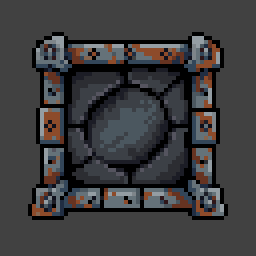
#> input picture tools/art/pieces/spell_menu/frame_raw.png, 64 x 64 px (shown 4 times larger)
$ python gen_spell_menu.py
#> lines starting #> are read from the running program, lines starting #| are printed output that depends on the picture
### tools/art/palette.py
"""The art palette: loads palette.json and checks that images stick to it.

    from palette import PAL
    PAL["stone_500"]        # -> (106, 98, 114)
    PAL.ramp("stone")       # -> list of RGB tuples, dark to light
    PAL.nearest((90, 90, 90))
    PAL.check(img, "wall.png")   # raises if any opaque pixel is off-palette
"""
import json
from pathlib import Path

HERE = Path(__file__).resolve().parent
PROJECT_ROOT = HERE.parent.parent
ART_DIR = PROJECT_ROOT / "art"  # res://art/


def hex_to_rgb(h):
    h = h.lstrip("#")
    return tuple(int(h[i:i + 2], 16) for i in (0, 2, 4))


class Palette:
    def __init__(self, data):
        self.name = data["name"]
        self.colors = {c["name"]: hex_to_rgb(c["hex"]) for c in data["colors"]}
        self.groups = {c["name"]: c["group"] for c in data["colors"]}
        self.names = list(self.colors)
        self.allowed = set(self.colors.values())
        self._ramps = data["ramps"]
        if len(self.allowed) != len(self.names):
            raise ValueError("palette.json has duplicate colours")

    @classmethod
    def load(cls, path=HERE / "palette.json"):
        return cls(json.loads(Path(path).read_text()))

    def __getitem__(self, name):
        return self.colors[name]

    def __len__(self):
        return len(self.names)

    def ramp(self, name):
        """Colours of a named ramp (stone, wood, rust, moss, bone, torch), dark to light."""
        return [self.colors[n] for n in self._ramps[name]]

    def name_of(self, rgb):
        for n, c in self.colors.items():
            if c == tuple(rgb[:3]):
                return n
        return None

    def nearest(self, rgb):
        """The palette colour closest to rgb (plain RGB distance)."""
        r, g, b = rgb[:3]
        return min(self.allowed, key=lambda c: (c[0] - r) ** 2 + (c[1] - g) ** 2 + (c[2] - b) ** 2)

    def snap(self, img):
        """Copy of an RGBA image with every opaque pixel moved to its nearest palette colour."""
        out = img.convert("RGBA")
        px = out.load()
        cache = {}
        for y in range(out.height):
            for x in range(out.width):
                r, g, b, a = px[x, y]
                if a:
                    c = cache.setdefault((r, g, b), self.nearest((r, g, b)))
                    px[x, y] = (*c, 255)
                else:
                    px[x, y] = (0, 0, 0, 0)
        return out

    def off_palette(self, img):
        """Set of RGB colours in the image's opaque pixels that are not in the palette."""
        rgba = img.convert("RGBA")
        px = rgba.load()
        bad = set()
        for y in range(rgba.height):
            for x in range(rgba.width):
                r, g, b, a = px[x, y]
                if a and (r, g, b) not in self.allowed:
                    bad.add((r, g, b))
        return bad

    def check(self, img, label="image"):
        bad = self.off_palette(img)
        if bad:
            shown = ", ".join("#%02x%02x%02x" % c for c in sorted(bad)[:6])
            raise ValueError(f"{label}: {len(bad)} colour(s) not in the palette, e.g. {shown}")


PAL = Palette.load()
#> (reads tools/art/palette.json from the repository)

### tools/art/artio.py
"""Saving art into the Godot project (res://art/...) and keeping imports crisp.

    save_png(img, "tiles/wall.png")        # -> <project>/art/tiles/wall.png
    save_png(img, "ui/frame.png", scale=2) # enlarged 2x first (each pixel becomes a 2x2 block)
    save_frames(images, order, animations, "slime")   # frames + sheet + JSON
"""
import json
import os
import re
from pathlib import Path

from PIL import Image

from palette import ART_DIR, PAL

# Godot import settings every pixel-art PNG should have: no mipmaps, no 3D auto-detect,
# lossless. (The editor creates a .import file with defaults the first time it sees a PNG.)
CRISP = {"mipmaps/generate": "false", "detect_3d/compress_to": "0", "compress/mode": "0"}


# Art that tools/art/import_pixellab.py has replaced (hand-made or PixelLab, not procedural) is
# listed in tools/art/imported.json. The generators must not overwrite it, so save_png skips those
# files (and says so). Set ART_OVERWRITE_IMPORTED=1, or pass `build_all.py --overwrite-imported`,
# to regenerate them anyway; `import_pixellab.py --restore` brings the procedural version back.
IMPORTED_MANIFEST = Path(__file__).resolve().parent / "imported.json"


def imported_paths():
    """Set of art-relative paths (forward slashes) that were imported, per imported.json."""
    try:
        return set(json.loads(IMPORTED_MANIFEST.read_text()).get("files", {}))
    except (OSError, ValueError):
        return set()


def is_protected(rel_path, root=None):
    """True if this file is imported art the generators must leave alone. Only ever true for the
    real art folder (a `root` override, used by tests, is never protected)."""
    if root is not None or os.environ.get("ART_OVERWRITE_IMPORTED"):
        return False
    return str(rel_path).replace("\\", "/") in imported_paths()


# [7 lines left out: function world_scale, not called in this run]


def save_png(img, rel_path, check=True, root=None, scale=1):
    """Save an image under res://art/<rel_path>, creating folders as needed. Raises if
    any opaque pixel is off-palette (pass check=False only for deliberate exceptions).
    `root` overrides the art folder (used by tests). `scale` enlarges the image by that
    whole number first, nearest-neighbour, so the art is drawn once on a small logical grid
    and every logical pixel becomes a scale x scale block (UI art uses 2: the same pixel
    size as the 3D view, which is rendered small and shown at 2x)."""
    dest = (root or ART_DIR) / rel_path
    if is_protected(rel_path, root):
        print(f"    kept imported art: {rel_path}")
        return dest
    if scale != 1:
        img = img.resize((img.width * scale, img.height * scale), Image.NEAREST)
    if check:
        PAL.check(img, str(rel_path))
    dest.parent.mkdir(parents=True, exist_ok=True)
    img.save(dest)
    return dest


# [53 lines left out: functions save_frames, save_sheet_info, patch_imports, not called in this run]

### tools/art/gen_spell_menu.py
"""The spell pop-up's art (scripts/spell_menu.gd), from PixelLab pieces in tools/art/pieces/spell_menu/ (see docs/asset_log.md):

  art/ui/spell_frame.png            the iron-bound frame, a nine-patch (margin FRAME_MARGIN): PixelLab's riveted rusted iron border
                                    with its middle replaced by plain dark stone so it can stretch to any list length
  art/spells/icons/<spell>.png      one 16x16 icon per spell, named after data/spells/<spell>.tres (magic_missile, fireball,
                                    heal, shield, bless); fire orange, holy gold, arcane grey (the palette has no blue)
"""
import random
from pathlib import Path

from PIL import Image

from artio import save_png
from palette import PAL

PIECES = Path(__file__).parent / "pieces" / "spell_menu"
FRAME_MARGIN = 10   # The part of spell_frame.png that never stretches: the iron border and its corner brackets.
SPELLS = ["magic_missile", "fireball", "heal", "shield", "bless", "hold_monster", "chain_lightning"]


def _snap(path):
    return PAL.snap(Image.open(path).convert("RGBA"))


def key_out_background(img):
    """PixelLab gave the frame on a flat dark ground: make everything of that colour that touches the edge transparent."""
    w, h = img.size
    px = img.load()
    ground = px[0, 0]
    seen = set()
    stack = [(x, y) for x in range(w) for y in (0, h - 1)] + [(x, y) for y in range(h) for x in (0, w - 1)]
    while stack:
        x, y = stack.pop()
        if (x, y) in seen or not (0 <= x < w and 0 <= y < h) or px[x, y] != ground:
            continue
        seen.add((x, y))
        px[x, y] = (0, 0, 0, 0)
        stack += [(x + 1, y), (x - 1, y), (x, y + 1), (x, y - 1)]
    return img


def frame():
    img = key_out_background(_snap(PIECES / "frame_raw.png"))
#> in snap, out is the input picture: PIL image 64x64 RGBA; mean R, G, B, A 60.5, 59.8, 61.1, 255
#> in _snap, `return PAL.snap(Image.open(path).convert("RGBA"))`:
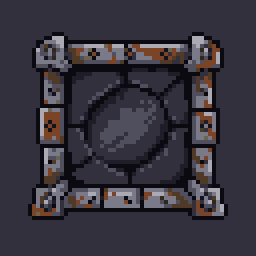
#> returned value: PIL image 64x64 RGBA (shown 4 times larger); mean R, G, B, A 55, 52, 61.5, 255
    img = img.crop(img.split()[3].getbbox())
    w, h = img.size
    px = img.load()
    rng = random.Random(8)
    m = FRAME_MARGIN
    # PixelLab's iron is bright next to the game's dark panels: every grey of the border goes down one step.
    down = {"stone_100": "stone_300", "stone_300": "stone_500", "stone_500": "stone_700", "stone_700": "stone_800",
            "bone_300": "bone_500", "bone_500": "bone_700"}
    for y in range(h):
        for x in range(w):
            r, g, b, a = px[x, y]
            n = PAL.name_of((r, g, b))
            if a and n in down:
                px[x, y] = (*PAL[down[n]], a)
    for y in range(m, h - m):  # The middle: flat dark stone with a few lighter flecks, so it stretches without a seam.
        for x in range(m, w - m):
            px[x, y] = (*(PAL["stone_800"] if rng.random() < 0.08 else PAL["stone_900"]), 255)
    for i in range(m - 1, w - m + 1):  # A dark line where the iron meets the stone.
        px[i, m - 1] = px[i, h - m] = (*PAL["ink"], 255)
    for j in range(m - 1, h - m + 1):
        px[m - 1, j] = px[w - m, j] = (*PAL["ink"], 255)
    return img


def fill_enclosed(img, colour):
    """Fill the transparent pixels an outline completely encloses (PixelLab left the inside of one icon empty)."""
    w, h = img.size
    px = img.load()
    outside = set()
    stack = [(x, y) for x in range(w) for y in (0, h - 1)] + [(x, y) for y in range(h) for x in (0, w - 1)]
    while stack:
        x, y = stack.pop()
        if (x, y) in outside or not (0 <= x < w and 0 <= y < h) or px[x, y][3] > 0:
            continue
        outside.add((x, y))
        stack += [(x + 1, y), (x - 1, y), (x, y + 1), (x, y - 1)]
    for y in range(h):
        for x in range(w):
            if px[x, y][3] == 0 and (x, y) not in outside:
                px[x, y] = (*colour, 255)
    return img


# The palette snap turns PixelLab's pale highlights into curse green, which must never mean a spell (docs/art_style.md): move
# every curse and bruise tone onto the spell's own colour (fire and holy: torch; arcane: grey and bone).
GREENS = {
    "warm": {"curse_300": "torch_300", "curse_500": "torch_500", "curse_700": "torch_700", "bruise_700": "rust_700",
             "bruise_900": "rust_700", "moss_500": "torch_500", "moss_700": "torch_700", "slime_300": "torch_300"},
    "grey": {"curse_300": "stone_100", "curse_500": "stone_300", "curse_700": "stone_500", "bruise_700": "stone_700",
             "bruise_900": "stone_800", "moss_500": "stone_300", "moss_700": "stone_500", "slime_300": "stone_100"},
}
WARM = {"fireball", "heal", "bless"}


def recolour(img, table):
    px = img.load()
    for y in range(img.height):
        for x in range(img.width):
            r, g, b, a = px[x, y]
            n = PAL.name_of((r, g, b))
            if a and n in table:
                px[x, y] = (*PAL[table[n]], a)
    return img


def icon(name):
    img = recolour(_snap(PIECES / f"{name}.png"), GREENS["warm" if name in WARM else "grey"])
    if name == "magic_missile":
        img = fill_enclosed(img, PAL["stone_100"])
    return img


def build():
    out = [save_png(frame(), "ui/spell_frame.png")]
#> in frame, `img = key_out_background(_snap(PIECES / "frame_raw.png"))`:
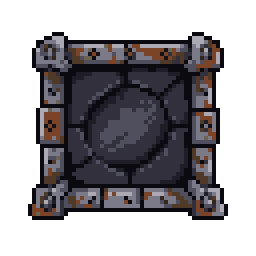
#> img: PIL image 64x64 RGBA (shown 4 times larger); mean R, G, B, A 30.2, 27.7, 31.1, 125.8; transparent parts drawn white
#> in frame, `img = img.crop(img.split()[3].getbbox())`:
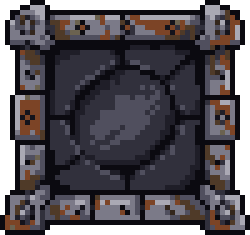
#> img: PIL image 50x47 RGBA (shown 5 times larger); mean R, G, B, A 52.6, 48.2, 54.2, 219.2; transparent parts drawn white
#> (reads tools/art/imported.json from the repository)
#> in off_palette, `rgba = img.convert("RGBA")`:
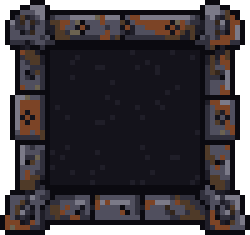
#> rgba: PIL image 50x47 RGBA (shown 5 times larger); mean R, G, B, A 35.3, 30.9, 35.7, 219.2; transparent parts drawn white
    for name in SPELLS:
        out.append(save_png(icon(name), f"spells/icons/{name}.png"))
    return out


if __name__ == "__main__":
#> (the run stopped early here; a loop or call above may not have finished)
